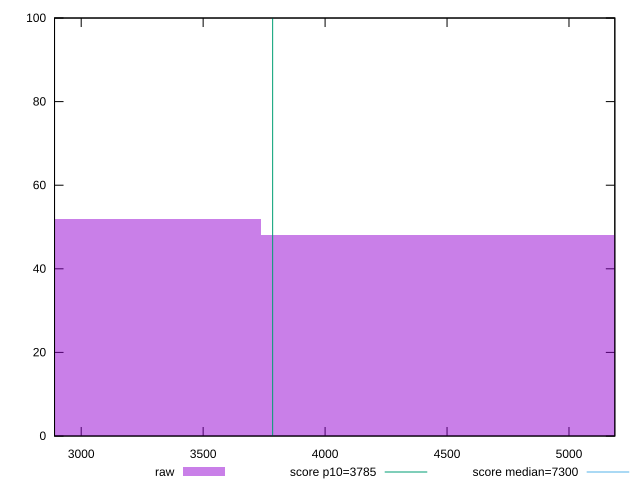

Write gnuplot code to recreate this figure.
reset

$raw <<EOF
4484.862411052766 48
2989.9082740351773 52
EOF

set key outside below
set boxwidth 1494.9541370175887
set xrange [2890.6594999999998:5187.9415]
set yrange [0:100]
set trange [0:100]
set style fill transparent solid 0.5 noborder

set parametric
set terminal svg size 640, 490 enhanced background rgb 'white'
set output "report_00019_2021-02-10T18-14-37.922Z//interactive/samples/pages+cached+noadtech+nomedia+nocss/raw/histogram.svg"

plot $raw title "raw" with boxes, \
     3785,t title "score p10=3785", \
     7300,t title "score median=7300"

reset
